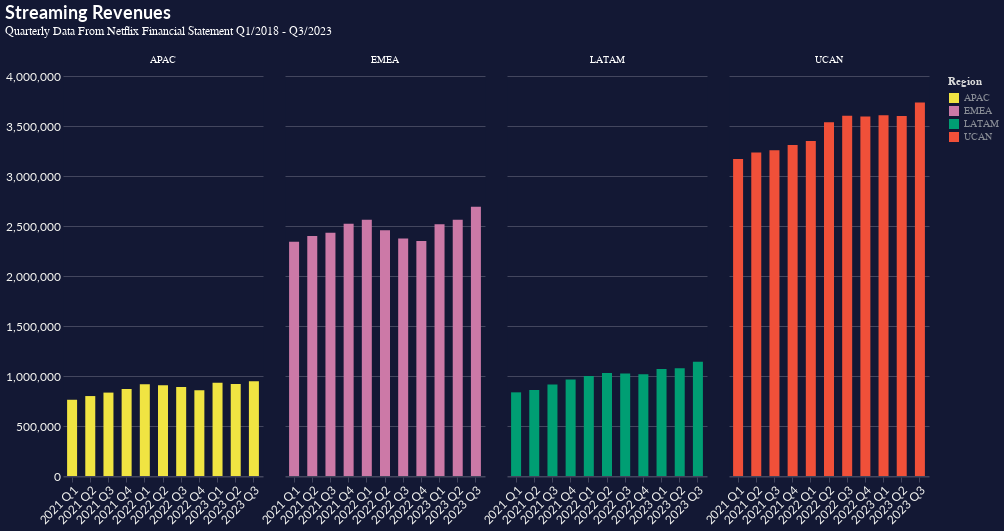

Notebook source saved alongside this figure:
### Code cell
bar_chart = alt.Chart(df).mark_bar(size=10).encode(
    x=alt.X('Quarter:O', axis=alt.Axis(labelAngle=-45)),
    y=alt.Y("Revenues:Q"),
    color=alt.Color("Region:N", legend=alt.Legend(title="Region")),
    column=alt.Column("Region:N", header=alt.Header(title=None)),
    tooltip=['Quarter:O', 'Paid memberships at end of period:Q', 'Region:N']
).properties(
    width=200,
    height=400
)
bar_chart.properties(
    title={
        "text": 'Streaming Revenues',
        "subtitle": ["Quarterly Data From Netflix Financial Statement Q1/2018 - Q3/2023", '\n'],
        "subtitleColor": "white"
    }
)

### Figure 1 — Vega-Lite specification as saved in the notebook (floating-point values rounded to 4 significant figures)
{"autosize": {"type": "fit", "contains": "padding"}, "config": {"title": {"fontSize": 18, "font": "Lato", "anchor": "start", "color": "#ffffff", "subtitlefont": "Lato"}, "style": {"guide-label": {"fill": "#fff"}, "guide-title": {"fill": "#fff"}}, "axisX": {"labelColor": "#F5F5F1", "titleColor": "#ededed", "domain": true, "domainColor": "#43465e", "domainWidth": 0.5, "grid": false, "labelFont": "Lato", "labelFontSize": 12, "labelAngle": 0, "tickColor": "#43465e", "tickSize": 5, "titleFont": "Lato", "titleFontSize": 12, "titlePadding": 10, "title": "X Axis Title (units)"}, "axisY": {"domain": false, "domainColor": "#e4e4e4", "grid": true, "gridColor": "#43465e", "gridWidth": 1, "labelFont": "Lato", "labelFontSize": 12, "labelColor": "#F5F5F1", "labelAngle": 0, "ticks": false, "titleFont": "Lato", "titleFontSize": 12, "titlePadding": 10, "title": "Y Axis Title (units)", "titleAngle": 0, "titleY": -10, "titleX": 18}, "legend": {"labelColor": "#888c95", "titleColor": "#dadada"}, "view": {"fill": "#131834", "stroke": "transparent"}, "background": "#131834", "range": {"category": ["#f0e442", "#cc79a7", "#009e73", "#F05039", "#780909", "#0b0000", "#dedede", "#43465e"], "diverging": ["#ff7272", "#e80000", "#c10000", "#973333", "#640000", "#000000"]}}, "data": {"name": "data-54c65146e16319f25ad3a370e915a0be"}, "mark": {"type": "bar", "size": 10}, "encoding": {"color": {"field": "Region", "legend": {"title": "Region"}, "type": "nominal"}, "column": {"field": "Region", "header": {"title": null}, "type": "nominal"}, "tooltip": [{"field": "Quarter", "type": "ordinal"}, {"field": "Paid memberships at end of period", "type": "quantitative"}, {"field": "Region", "type": "nominal"}], "x": {"axis": {"labelAngle": -45}, "field": "Quarter", "type": "ordinal"}, "y": {"field": "Revenues", "type": "quantitative"}}, "height": 400, "title": {"text": "Streaming Revenues", "subtitle": ["Quarterly Data From Netflix Financial Statement Q1/2018 - Q3/2023", "\n"], "subtitleColor": "white"}, "width": 200, "$schema": "https://vega.github.io/schema/vega-lite/v5.14.1.json", "datasets": {"data-54c65146e16319f25ad3a370e915a0be": [{"Time": "2021-03-31T00:00:00", "Region": "UCAN", "Revenues": 3170972, "Paid net membership additions (losses)": 448, "Paid memberships at end of period": 74384, "Average paying memberships": 74160, "Average revenue per membership (2)": 14.25, "% change as compared to prior-year period": 0.09, "Quarter": "2021\tQ1"}, {"Time": "2021-06-30T00:00:00", "Region": "UCAN", "Revenues": 3234643, "Paid net membership additions (losses)": -433, "Paid memberships at end of period": 73951, "Average paying memberships": 74168, "Average revenue per membership (2)": 14.54, "% change as compared to prior-year period": 0.1, "Quarter": "2021\tQ2"}, {"Time": "2021-09-30T00:00:00", "Region": "UCAN", "Revenues": 3257697, "Paid net membership additions (losses)": 73, "Paid memberships at end of period": 74024, "Average paying memberships": 73988, "Average revenue per membership (2)": 14.68, "% change as compared to prior-year period": 0.1, "Quarter": "2021\tQ3"}, {"Time": "2021-12-31T00:00:00", "Region": "UCAN", "Revenues": 3308788, "Paid net membership additions (losses)": 1191, "Paid memberships at end of period": 75215, "Average paying memberships": 74620, "Average revenue per membership (2)": 14.78, "% change as compared to prior-year period": 0.09, "Quarter": "2021\tQ4"}, {"Time": "2022-03-31T00:00:00", "Region": "UCAN", "Revenues": 3350424, "Paid net membership additions (losses)": -636, "Paid memberships at end of period": 74579, "Average paying memberships": 74897, "Average revenue per membership (2)": 14.91, "% change as compared to prior-year period": 0.05, "Quarter": "2022\tQ1"}, {"Time": "2022-06-30T00:00:00", "Region": "UCAN", "Revenues": 3537863, "Paid net membership additions (losses)": -1296, "Paid memberships at end of period": 73283, "Average paying memberships": 73931, "Average revenue per membership (2)": 15.95, "% change as compared to prior-year period": 0.1, "Quarter": "2022\tQ2"}, {"Time": "2022-09-30T00:00:00", "Region": "UCAN", "Revenues": 3601565, "Paid net membership additions (losses)": 104, "Paid memberships at end of period": 73387, "Average paying memberships": 73335, "Average revenue per membership (2)": 16.37, "% change as compared to prior-year period": 0.12, "Quarter": "2022\tQ3"}, {"Time": "2022-12-31T00:00:00", "Region": "UCAN", "Revenues": 3594791, "Paid net membership additions (losses)": 909, "Paid memberships at end of period": 74296, "Average paying memberships": 73842, "Average revenue per membership (2)": 16.23, "% change as compared to prior-year period": 0.1, "Quarter": "2022\tQ4"}, {"Time": "2023-03-31T00:00:00", "Region": "UCAN", "Revenues": 3608645, "Paid net membership additions (losses)": 102, "Paid memberships at end of period": 74398, "Average paying memberships": 74347, "Average revenue per membership (2)": 16.18, "% change as compared to prior-year period": 0.09, "Quarter": "2023\tQ1"}, {"Time": "2023-06-30T00:00:00", "Region": "UCAN", "Revenues": 3599448, "Paid net membership additions (losses)": 1173, "Paid memberships at end of period": 75571, "Average paying memberships": 74985, "Average revenue per membership (2)": 16.0, "% change as compared to prior-year period": 0.0, "Quarter": "2023\tQ2"}, {"Time": "2023-09-30T00:00:00", "Region": "UCAN", "Revenues": 3735133, "Paid net membership additions (losses)": 1750, "Paid memberships at end of period": 77321, "Average paying memberships": 76446, "Average revenue per membership (2)": 16.29, "% change as compared to prior-year period": 0.0, "Quarter": "2023\tQ3"}, {"Time": "2021-03-31T00:00:00", "Region": "EMEA", "Revenues": 2343674, "Paid net membership additions (losses)": 1810, "Paid memberships at end of period": 68508, "Average paying memberships": 67603, "Average revenue per membership (2)": 11.56, "% change as compared to prior-year period": 0.11, "Quarter": "2021\tQ1"}, {"Time": "2021-06-30T00:00:00", "Region": "EMEA", "Revenues": 2400480, "Paid net membership additions (losses)": 188, "Paid memberships at end of period": 68696, "Average paying memberships": 68602, "Average revenue per membership (2)": 11.66, "% change as compared to prior-year period": 0.11, "Quarter": "2021\tQ2"}, {"Time": "2021-09-30T00:00:00", "Region": "EMEA", "Revenues": 2432239, "Paid net membership additions (losses)": 1804, "Paid memberships at end of period": 70500, "Average paying memberships": 69598, "Average revenue per membership (2)": 11.65, "% change as compared to prior-year period": 0.07, "Quarter": "2021\tQ3"}, {"Time": "2021-12-31T00:00:00", "Region": "EMEA", "Revenues": 2523426, "Paid net membership additions (losses)": 3536, "Paid memberships at end of period": 74036, "Average paying memberships": 72268, "Average revenue per membership (2)": 11.64, "% change as compared to prior-year period": 0.05, "Quarter": "2021\tQ4"}, {"Time": "2022-03-31T00:00:00", "Region": "EMEA", "Revenues": 2561831, "Paid net membership additions (losses)": -303, "Paid memberships at end of period": 73733, "Average paying memberships": 73885, "Average revenue per membership (2)": 11.56, "% change as compared to prior-year period": 0.0, "Quarter": "2022\tQ1"}, {"Time": "2022-06-30T00:00:00", "Region": "EMEA", "Revenues": 2457235, "Paid net membership additions (losses)": -767, "Paid memberships at end of period": 72966, "Average paying memberships": 73350, "Average revenue per membership (2)": 11.17, "% change as compared to prior-year period": -0.04, "Quarter": "2022\tQ2"}, {"Time": "2022-09-30T00:00:00", "Region": "EMEA", "Revenues": 2375814, "Paid net membership additions (losses)": 568, "Paid memberships at end of period": 73534, "Average paying memberships": 73250, "Average revenue per membership (2)": 10.81, "% change as compared to prior-year period": -0.07, "Quarter": "2022\tQ3"}, {"Time": "2022-12-31T00:00:00", "Region": "EMEA", "Revenues": 2350135, "Paid net membership additions (losses)": 3195, "Paid memberships at end of period": 76729, "Average paying memberships": 75132, "Average revenue per membership (2)": 10.43, "% change as compared to prior-year period": -0.1, "Quarter": "2022\tQ4"}, {"Time": "2023-03-31T00:00:00", "Region": "EMEA", "Revenues": 2517641, "Paid net membership additions (losses)": 644, "Paid memberships at end of period": 77373, "Average paying memberships": 77051, "Average revenue per membership (2)": 10.89, "% change as compared to prior-year period": -0.06, "Quarter": "2023\tQ1"}, {"Time": "2023-06-30T00:00:00", "Region": "EMEA", "Revenues": 2562170, "Paid net membership additions (losses)": 2434, "Paid memberships at end of period": 79807, "Average paying memberships": 78590, "Average revenue per membership (2)": 10.87, "% change as compared to prior-year period": -0.03, "Quarter": "2023\tQ2"}, {"Time": "2023-09-30T00:00:00", "Region": "EMEA", "Revenues": 2693146, "Paid net membership additions (losses)": 3953, "Paid memberships at end of period": 83760, "Average paying memberships": 81784, "Average revenue per membership (2)": 10.98, "% change as compared to prior-year period": 0.02, "Quarter": "2023\tQ3"}, {"Time": "2021-03-31T00:00:00", "Region": "LATAM", "Revenues": 836647, "Paid net membership additions (losses)": 357, "Paid memberships at end of period": 37894, "Average paying memberships": 37716, "Average revenue per membership (2)": 7.39, "% change as compared to prior-year period": -0.08, "Quarter": "2021\tQ1"}, {"Time": "2021-06-30T00:00:00", "Region": "LATAM", "Revenues": 860882, "Paid net membership additions (losses)": 764, "Paid memberships at end of period": 38658, "Average paying memberships": 38276, "Average revenue per membership (2)": 7.5, "% change as compared to prior-year period": 0.01, "Quarter": "2021\tQ2"}, {"Time": "2021-09-30T00:00:00", "Region": "LATAM", "Revenues": 915297, "Paid net membership additions (losses)": 330, "Paid memberships at end of period": 38988, "Average paying memberships": 38823, "Average revenue per membership (2)": 7.86, "% change as compared to prior-year period": 0.08, "Quarter": "2021\tQ3"}, {"Time": "2021-12-31T00:00:00", "Region": "LATAM", "Revenues": 964150, "Paid net membership additions (losses)": 973, "Paid memberships at end of period": 39961, "Average paying memberships": 39475, "Average revenue per membership (2)": 8.14, "% change as compared to prior-year period": 0.14, "Quarter": "2021\tQ4"}, {"Time": "2022-03-31T00:00:00", "Region": "LATAM", "Revenues": 998948, "Paid net membership additions (losses)": -351, "Paid memberships at end of period": 39610, "Average paying memberships": 39786, "Average revenue per membership (2)": 8.37, "% change as compared to prior-year period": 0.13, "Quarter": "2022\tQ1"}, {"Time": "2022-06-30T00:00:00", "Region": "LATAM", "Revenues": 1030234, "Paid net membership additions (losses)": 14, "Paid memberships at end of period": 39624, "Average paying memberships": 39617, "Average revenue per membership (2)": 8.67, "% change as compared to prior-year period": 0.16, "Quarter": "2022\tQ2"}, {"Time": "2022-09-30T00:00:00", "Region": "LATAM", "Revenues": 1023945, "Paid net membership additions (losses)": 312, "Paid memberships at end of period": 39936, "Average paying memberships": 39780, "Average revenue per membership (2)": 8.58, "% change as compared to prior-year period": 0.09, "Quarter": "2022\tQ3"}, {"Time": "2022-12-31T00:00:00", "Region": "LATAM", "Revenues": 1016846, "Paid net membership additions (losses)": 1763, "Paid memberships at end of period": 41699, "Average paying memberships": 40818, "Average revenue per membership (2)": 8.3, "% change as compared to prior-year period": 0.02, "Quarter": "2022\tQ4"}, {"Time": "2023-03-31T00:00:00", "Region": "LATAM", "Revenues": 1070192, "Paid net membership additions (losses)": -450, "Paid memberships at end of period": 41249, "Average paying memberships": 41474, "Average revenue per membership (2)": 8.6, "% change as compared to prior-year period": 0.03, "Quarter": "2023\tQ1"}, {"Time": "2023-06-30T00:00:00", "Region": "LATAM", "Revenues": 1077435, "Paid net membership additions (losses)": 1217, "Paid memberships at end of period": 42466, "Average paying memberships": 41858, "Average revenue per membership (2)": 8.58, "% change as compared to prior-year period": -0.01, "Quarter": "2023\tQ2"}, {"Time": "2023-09-30T00:00:00", "Region": "LATAM", "Revenues": 1142811, "Paid net membership additions (losses)": 1179, "Paid memberships at end of period": 43645, "Average paying memberships": 43056, "Average revenue per membership (2)": 8.85, "% change as compared to prior-year period": 0.03, "Quarter": "2023\tQ3"}, {"Time": "2021-03-31T00:00:00", "Region": "APAC", "Revenues": 762414, "Paid net membership additions (losses)": 1361, "Paid memberships at end of period": 26853, "Average paying memberships": 26173, "Average revenue per membership (2)": 9.71, "% change as compared to prior-year period": 0.09, "Quarter": "2021\tQ1"}, {"Time": "2021-06-30T00:00:00", "Region": "APAC", "Revenues": 799480, "Paid net membership additions (losses)": 1022, "Paid memberships at end of period": 27875, "Average paying memberships": 27364, "Average revenue per membership (2)": 9.74, "% change as compared to prior-year period": 0.09, "Quarter": "2021\tQ2"}, {"Time": "2021-09-30T00:00:00", "Region": "APAC", "Revenues": 834002, "Paid net membership additions (losses)": 2176, "Paid memberships at end of period": 30051, "Average paying memberships": 28963, "Average revenue per membership (2)": 9.6, "% change as compared to prior-year period": 0.04, "Quarter": "2021\tQ3"}, {"Time": "2021-12-31T00:00:00", "Region": "APAC", "Revenues": 870705, "Paid net membership additions (losses)": 2581, "Paid memberships at end of period": 32632, "Average paying memberships": 31342, "Average revenue per membership (2)": 9.26, "% change as compared to prior-year period": -0.01, "Quarter": "2021\tQ4"}, {"Time": "2022-03-31T00:00:00", "Region": "APAC", "Revenues": 916754, "Paid net membership additions (losses)": 1087, "Paid memberships at end of period": 33719, "Average paying memberships": 33176, "Average revenue per membership (2)": 9.21, "% change as compared to prior-year period": -0.05, "Quarter": "2022\tQ1"}, {"Time": "2022-06-30T00:00:00", "Region": "APAC", "Revenues": 907719, "Paid net membership additions (losses)": 1080, "Paid memberships at end of period": 34799, "Average paying memberships": 34259, "Average revenue per membership (2)": 8.83, "% change as compared to prior-year period": -0.09, "Quarter": "2022\tQ2"}, {"Time": "2022-09-30T00:00:00", "Region": "APAC", "Revenues": 889037, "Paid net membership additions (losses)": 1429, "Paid memberships at end of period": 36228, "Average paying memberships": 35514, "Average revenue per membership (2)": 8.34, "% change as compared to prior-year period": -0.13, "Quarter": "2022\tQ3"}, {"Time": "2022-12-31T00:00:00", "Region": "APAC", "Revenues": 856711, "Paid net membership additions (losses)": 1795, "Paid memberships at end of period": 38023, "Average paying memberships": 37126, "Average revenue per membership (2)": 7.69, "% change as compared to prior-year period": -0.17, "Quarter": "2022\tQ4"}, {"Time": "2023-03-31T00:00:00", "Region": "APAC", "Revenues": 933523, "Paid net membership additions (losses)": 1455, "Paid memberships at end of period": 39478, "Average paying memberships": 38751, "Average revenue per membership (2)": 8.03, "% change as compared to prior-year period": -0.13, "Quarter": "2023\tQ1"}, {"Time": "2023-06-30T00:00:00", "Region": "APAC", "Revenues": 919273, "Paid net membership additions (losses)": 1068, "Paid memberships at end of period": 40546, "Average paying memberships": 40012, "Average revenue per membership (2)": 7.66, "% change as compared to prior-year period": -0.13, "Quarter": "2023\tQ2"}, {"Time": "2023-09-30T00:00:00", "Region": "APAC", "Revenues": 948216, "Paid net membership additions (losses)": 1881, "Paid memberships at end of period": 42427, "Average paying memberships": 41487, "Average revenue per membership (2)": 7.62, "% change as compared to prior-year period": -0.09, "Quarter": "2023\tQ3"}]}}
